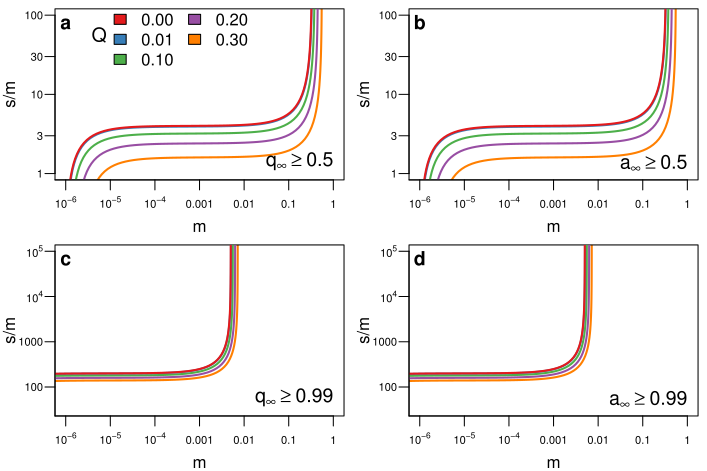

This figure's R source:
#!/usr/bin/Rscript --vanilla
# see fig-hlines.R for a description

scriptname = sub("^--file=",'',grep("^--file=",commandArgs(),value=TRUE)[1])
pdfname = sub("\\.[^.]*$", ".pdf", scriptname)

library(extrafont)
library(RColorBrewer)

bcz = brewer.pal(5,"Set1")

pow = function(x,y) x**y

# find the valid, values of m that make the determinant 0
droots = function(s,u,Q,h) {
  E = s*pow(s*(1 + h*(-1 + u)) + u,2)*(-4*u + 8*h*u + pow(h,2)*s*pow(1 + u,2))

  D = -2*s*(-1 + u)*(2*pow(h,4)*(-1 + 2*Q)*pow(s,3)*u*(-1 + pow(u,2)) - 2*(Q*s*(s + 3*s*u + (9 - 5*u)*u) + u*(3*u + s*(-5 - 3*s + 5*u))) + 
      h*(12*pow(u,2) + pow(s,2)*(-1 - u*(22 + u) + Q*(9 + u*(14 + u))) + s*u*(-39 + u*(26 + u) - Q*(-63 + u*(38 + u)))) + 
      pow(h,3)*pow(s,2)*(3 - s*(1 + u)*(-4 - u*(1 + u) + Q*(5 + (-2 + u)*u)) + u*(18 - u*(5 + 4*u) + 4*Q*(-9 + u*(5 + 2*u)))) + 
      pow(h,2)*s*(3*(13 - 3*u)*u - pow(s,2)*(1 + u)*(2 + u) + 4*s*u*(3 + u*(2 + u)) + 
         Q*(pow(s,2)*(1 + u)*(3 + u) + 2*u*(-27 + u*(18 + u)) - s*(9 + u*(-16 + u*(11 + 4*u))))))
  C = s*pow(-1 + u,2)*(12*(-1 + 2*h)*u + s*(1 + 9*(2 - 3*Q)*Q - 22*u + 2*Q*(2 + 9*Q)*u + pow(-1 + Q,2)*pow(u,2) + 
         2*h*(3 + Q*(-9 + u)*(5 + u) + u*(28 + u) - 2*pow(Q,2)*(-27 + u*(18 + u))) + 
         pow(h,2)*(-15 - 2*u*(9 + u) + 4*Q*(27 + pow(u,2)) + 4*pow(Q,2)*(-27 + u*(18 + u)))) + 
      pow(h,2)*pow(s,3)*(6 + u*(6 + u) + 2*pow(h,2)*pow(1 - 2*Q,2)*(-1 + 3*pow(u,2)) - 2*Q*(9 + u*(8 + u)) + pow(Q,2)*(13 + u*(10 + u)) - 
         2*h*(-1 + 2*Q)*(-6 - u*(7 + 3*u) + Q*(5 + u*(4 + 3*u)))) + 
      2*pow(s,2)*(-6*(-1 + Q)*(Q + (-1 + Q)*u) + h*(3 + 5*u*(4 + u) + pow(Q,2)*(3 + u)*(7 + 5*u) - 2*Q*(14 + u*(21 + 5*u))) + 
         pow(h,3)*(-1 + 2*Q)*(9 + (5 - 6*u)*u + 2*Q*(-9 + u*(5 + 6*u))) - pow(h,2)*(2 + u*(11 + 10*u) + 2*pow(Q,2)*u*(15 + 11*u) - 2*Q*(8 + u*(19 + 16*u)))))
  B = -2*s*pow(-1 + u,3)*(-2 + 2*pow(h,4)*pow(-1 + 2*Q,3)*pow(s,3)*u - 2*pow(-1 + Q,2)*pow(s,2)*(3*Q + (-1 + Q)*u) + 
      (-1 + Q)*s*(1 + 9*Q + (-1 + Q)*u) - pow(h,3)*pow(s - 2*Q*s,2)*(-5 + 4*u - 8*Q*u + s*(-4 + 3*Q + 3*(-1 + Q)*u)) + 
      pow(h,2)*(-1 + 2*Q)*s*(-9 + pow(Q,2)*s*(3*(-4 + s) + (-20 + s)*u) + s*(-4 - 8*u + s*(2 + u)) + Q*(2*(9 + u) + s*(15 - 5*s + 28*u - 2*s*u))) + 
      h*(4 + (-1 + Q)*pow(s,2)*(3 + 6*u + 2*Q*(-13 + 12*Q - 11*u + 8*Q*u)) - s*(2 + u + Q*(-34 - 5*u + 4*Q*(9 + u)))))
  A = pow(1 - Q + h*(-1 + 2*Q),2)*pow(s,2)*(1 + s*(2*h*pow(1 - 2*Q,2) - 4*(-1 + Q)*Q + pow(h,2)*pow(1 - 2*Q,2)*s))*pow(-1 + u,4)

  r = polyroot(c(E,D,C,B,A))
  isR = sapply(Im(r),function(x) isTRUE(all.equal.numeric(x,0)))
  rr = ifelse(isR & 0 <= Re(r) & Re(r) <= 1,Re(r),NA)
  rr[which(!is.na(rr))]
}

# find the final population frequency
f = function(m,s,u,Q,h,q0) {
	A = -(1-2*h)*s
	B = s*(Q*m*(1-u)-m*(1-u)+1+h*(-3+m*(1-2*Q)*(1-u)-u))
  C = -m*(1-u)*(1+h*(1-2*Q)*s)-u+h*s*(1+u)
	D = Q*m*(1-u)+u
	r = polyroot(c(D,C,B,A))
	isR = sapply(Im(r),function(x) isTRUE(all.equal.numeric(x,0)))
	rr = ifelse(isR & 0 <= Re(r) & Re(r) <= 1,Re(r),NA)
	if(sum(is.na(rr)) > 0)
		return(rr[which(!is.na(rr))])
	if(q0 < rr[2])
		return(rr[1])
	return(rr[3])
}

# find the roots
r = function(m,s,u,Q,h) {
  A = -(1-2*h)*s
  B = s*(Q*m*(1-u)-m*(1-u)+1+h*(-3+m*(1-2*Q)*(1-u)-u))
  C = -m*(1-u)*(1+h*(1-2*Q)*s)-u+h*s*(1+u)
  D = Q*m*(1-u)+u
  
  polyroot(c(D,C,B,A))
}

rroots = function(m,s,u,Q,h) {
  A = -(1-2*h)*s
  B = s*(Q*m*(1-u)-m*(1-u)+1+h*(-3+m*(1-2*Q)*(1-u)-u))
  C = -m*(1-u)*(1+h*(1-2*Q)*s)-u+h*s*(1+u)
  D = Q*m*(1-u)+u
  
  V = c(D,C,B,A)
  #V = V[1:max(which(V != 0))]

  r = polyroot(V)
  isR = sapply(Im(r),function(x) isTRUE(all.equal.numeric(x,0)))
  rr = ifelse(isR & 0 <= Re(r) & Re(r) <= 1,Re(r),NA)
  rr[which(!is.na(rr))]
}

d = function(m,s,u,Q,h) {
	A = -(1-2*h)*s
	B = s*(Q*m*(1-u)-m*(1-u) + 1+h*(-3+m*(1-2*Q)*(1-u)-u))
  C = -m*(1-u)*(1+h*(1-2*Q)*s)-u+h*s*(1+u)
	D = Q*m*(1-u)+u

	det = 18*A*B*C*D - 4*B*B*B*D + B*B*C*C - 4*A*C*C*C - 27*A*A*D*D
	det
}

deltaq = function(m,s,u,Q,h,q) {
  A = -(1-2*h)*s
  B = s*(Q*m*(1-u)-m*(1-u) + 1+h*(-3+m*(1-2*Q)*(1-u)-u))
  C = -m*(1-u)*(1+h*(1-2*Q)*s)-u+h*s*(1+u)
  D = Q*m*(1-u)+u

  del = A*q*q*q+B*q*q+C*q+D
  del
}

# returns the value of m that makes q an equilibrium value
mequ = function(s,h,u,Q,q=1/2) {
	m1 = ((-1 + q)*(u + q*s*(q + h*(1 - 2*q + u))))/
   ((q - Q + q*(q - q*Q + h*(-1 + q)*(-1 + 2*Q))*s)*(-1 + u))
   m1
}

# returns the value of m that makes p and equilibrium phenotype value
mequp = function(s,h,u,Q,p=1/2) {
  if(-1+2*h == 0) {
    q = p
  } else {
    q = (-h + sqrt(p - 2*p*h + h*h))/(1 - 2*h)
  } 
  mequ(s,h,u,Q,q)
}

Qlines1 = function(h,ess,u,queue,qh=1/2) {
  ret = matrix(0,length(ess),length(queue))
  for(i in seq_along(queue)) {
    Q = queue[i]
    for(j in seq_along(ess)) {
      s = ess[j]
      m = mequ(s,h,u,Q,qh)
      dm = rroots(m=m,s=s,h=h,u=u,Q=Q)
      if(length(dm)>1) {
        rm = droots(s=s,h=h,u=u,Q=Q)
        m = max(rm[rm < m])
      }
      ret[j,i] = m
    }
  }
  ret
}

Qlines2 = function(h,ess,u,queue,ph=1/2) {
  ret = matrix(0,length(ess),length(queue))
  for(i in seq_along(queue)) {
    Q = queue[i]
    for(j in seq_along(ess)) {
      s = ess[j]
      m = mequp(s,h,u,Q,ph)
      dm = rroots(m=m,s=s,h=h,u=u,Q=Q)
      if(length(dm)>1) {
        rm = droots(s=s,h=h,u=u,Q=Q)
        m = max(rm[rm < m])
      }
      ret[j,i] = m
    }
  }
  ret
}

adjustaxs = function(x) {
  xe = sapply(log10(x), function(u) as.expression(bquote(10^.(u))))
  ifelse(abs(log10(x)) > 3, xe, x)  
}

em = 10^seq(-8,0,0.1)
ess = 10^seq(-7,4,0.1)

width = 7.08
height = width*(2/3)

pdf(pdfname, width=width, height=height,family="Helvetica")
par(mgp=c(1.8,0.6,0),mai=c(0.55,0.55,0.1,0.1), las=1,cex.axis=1.2^-2)
par(mfrow=c(2,2))
par(cex = 1)

u = 1e-6
queue = c(0,0.01,0.1,0.2,0.3)
aitch = c(1/2,0,1)

for(page in seq_along(aitch)) {
	h = aitch[page]

	####################################################################################
	# Threshold for 'b' to be most common allele

	hl = Qlines1(h,ess,u,rev(queue),1/2)
	matplot(log10(hl),log10(ess/hl),type="l",col=rev(bcz),lty=1,lwd=2,
	  xlab="m",ylab="s/m",xaxt="n",yaxt="n",xlim=c(-6,0),ylim=c(0,2)
	)
	text(-6,2,"a",cex=1.2^1,font=2,adj=c(0.5,1))

	x = 10^seq(-8,0,1)
	axis(1,log10(x),adjustaxs(x))
	y = c(1,3,10,30,100)
	axis(2,log10(y),adjustaxs(y))

	leg = sprintf("%0.2f", queue)

	legend(-5.25,2.2,legend=leg,ncol=2,fill=bcz,bty="n")
	text(-5.25,1.75,"Q",cex=1.2)

	text(0,0,expression(q[infinity] >= 0.5),cex=1.2,adj=c(1,-0.2))

	####################################################################################
	# Threshold for blindness to be the most common phenotype

	hl = Qlines2(h,ess,u,rev(queue),1/2)
	matplot(log10(hl),log10(ess/hl),type="l",col=rev(bcz),lty=1,lwd=2,
	  xlab="m",ylab="s/m",xaxt="n",yaxt="n",xlim=c(-6,0),ylim=c(0,2)
	)
	text(-6,2,"b",cex=1.2^1,font=2,adj=c(0.5,1))

	x = 10^seq(-8,0,1)
	axis(1,log10(x),adjustaxs(x))
	y = c(1,3,10,30,100)
	axis(2,log10(y),adjustaxs(y))

	text(0,0,expression(a[infinity] >= 0.5),cex=1.2,adj=c(1,-0.2))

	####################################################################################
	# Threshold for 'b' to become "fixed"

	hl = Qlines1(h,ess,u,rev(queue),0.99)
	matplot(log10(hl),log10(ess/hl),type="l",col=rev(bcz),lty=1,lwd=2,
	  xlab="m",ylab="s/m",,xaxt="n",yaxt="n",xlim=c(-6,0),ylim=c(1.5,5)
	)
	text(-6,5,"c",cex=1.2^1,font=2,adj=c(0.5,1))

	x = 10^seq(-8,0,1)
	axis(1,log10(x),adjustaxs(x))
	y = c(1,10,100,1000,10000,100000)
	axis(2,log10(y),adjustaxs(y))

	text(0,1.5,expression(q[infinity] >= 0.99),cex=1.2,adj=c(1,-0.2))

	####################################################################################
	# Threshold for blindness to become "fixed"

	hl = Qlines2(h,ess,u,rev(queue),0.99)
	matplot(log10(hl),log10(ess/hl),type="l",col=rev(bcz),lty=1,lwd=2,
	  xlab="m",ylab="s/m",,xaxt="n",yaxt="n",xlim=c(-6,0),ylim=c(1.5,5)
	)
	text(-6,5,"d",cex=1.2^1,font=2,adj=c(0.5,1))

	x = 10^seq(-8,0,1)
	axis(1,log10(x),adjustaxs(x))
	y = c(1,10,100,1000,10000,100000)
	axis(2,log10(y),adjustaxs(y))

	text(0,1.5,expression(a[infinity] >= 0.99),cex=1.2,adj=c(1,-0.2))
}
invisible(dev.off())
embed_fonts(pdfname, options="-DPDFSETTINGS=/prepress")
